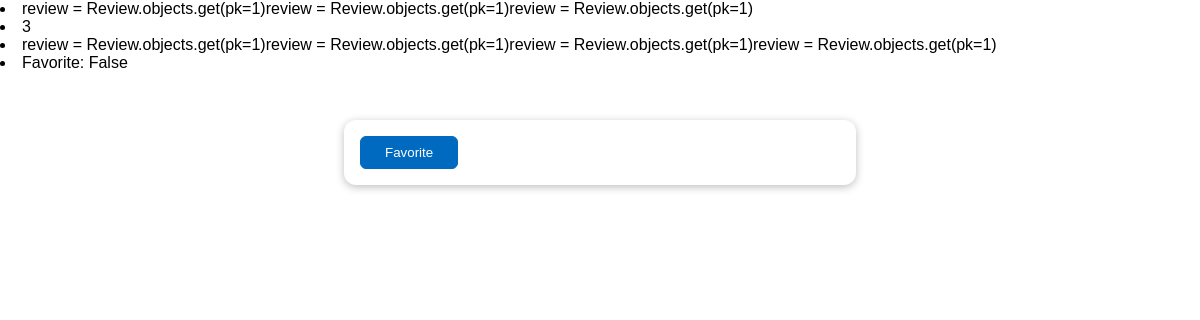
Screenshot of /single-review/2 with the database file from the repository.
### formsapp/models.py (models this page shows)
class Review(models.Model):
    name = models.CharField(max_length=100)
    review = models.TextField(max_length=500)
    rating = models.IntegerField()

### formsapp/views.py (the view)
# urls.py: path('single-review/<int:pk>', SingleReviewView.as_view()),
class SingleReviewView(DetailView):
    template_name = 'formsapp/single_review.html'
    model = Review
    def get_context_data(self, **kwargs):
        context = super().get_context_data(**kwargs)
        context['favorite'] = self.request.session.get('fav_review_id') == str(self.object.id)
        return context

### formsapp/templates/formsapp/single_review.html (shortened to what this page needs)
{% extends 'formsapp/base.html' %}
{% block content %}
    <li>{{ review.name }}</li>
    <li>{{ review.rating }}</li>
    <li>{{ review.review }}</li>
    <li>Favorite: {{ favorite }}</li>
    <form method='POST' action='/single-review/favorite'>
    <button>Favorite</button>
    </form>
{% endblock  %}

### formsapp/static/styles.css (style rules this page uses)
body { font-family: sans-serif; margin: 0; }
form { margin: 3rem auto; width: 90%; max-width: 30rem; padding: 1rem; border-radius: 12px; background-color: white; box-shadow: 0 2px 8px rgb(0, 0, 0, 0.26); }
button { cursor: pointer; padding: 0.5rem 1.5rem; border-radius: 6px; background-color: rgb(0, 106, 192); color: white; border: 1px solid rgb(0, 106, 192); }

### rows the page displays
Review: name "review = Review.objects.get(pk=1)review = Review.objects.get(pk=1)review = Review.objects.get(pk=1)", rating "3", review "review = Review.objects.get(pk=1)review = Review.objects.get(pk=1)review = Review.objects.get(pk=1)review = Review.objects.get(pk=1)"

### other values shown
{{ favorite }} "False"
